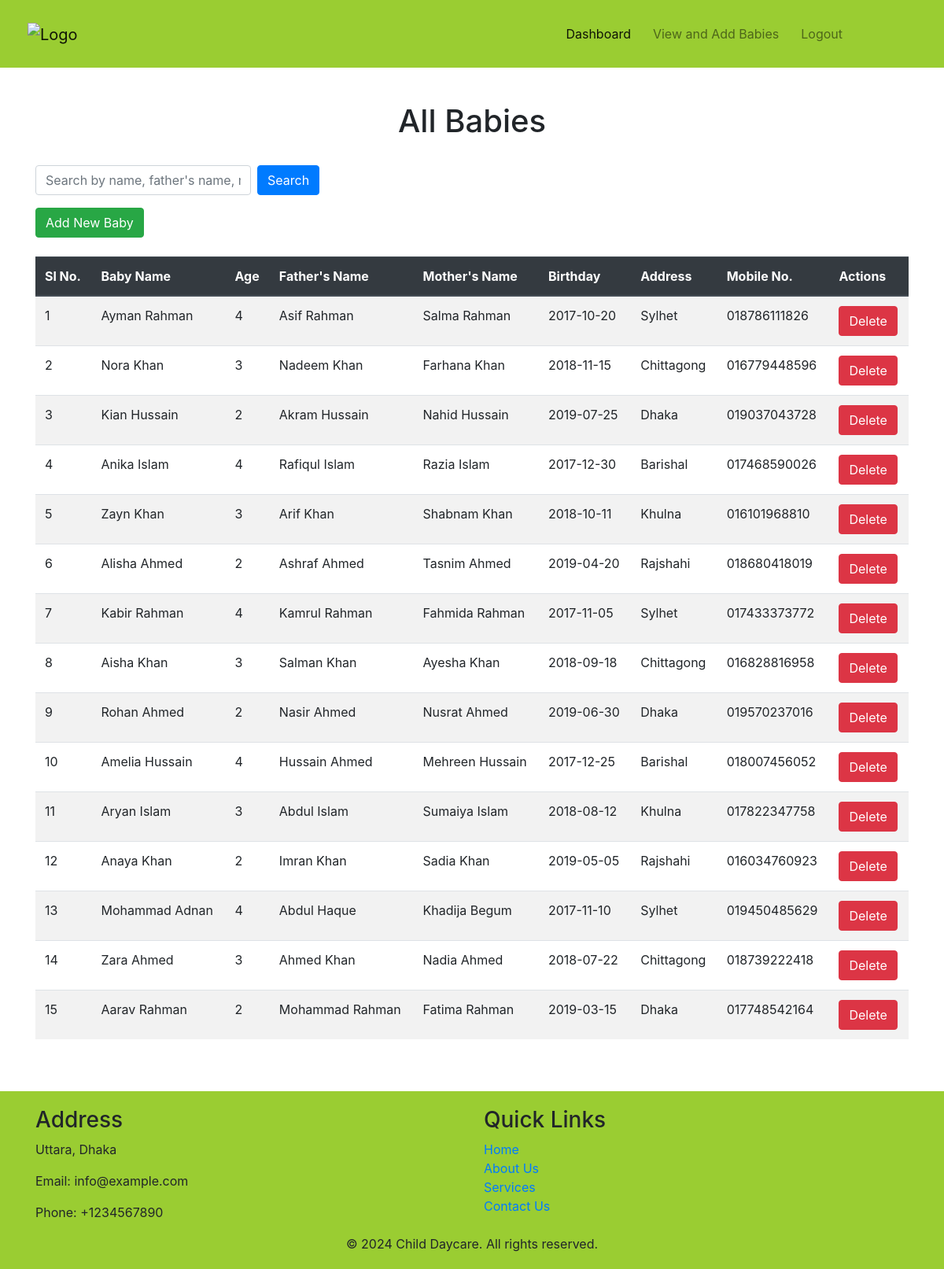
/view.php (signed in), run on the app's committed database.
### tables this page shows
CREATE TABLE `baby` (
  `id` int(11) NOT NULL,
  `name` varchar(100) NOT NULL,
  `qty` int(5) NOT NULL,
  `price` decimal(10,2) NOT NULL,
  `login_id` int(11) NOT NULL,
  `father_name` varchar(255) DEFAULT NULL,
  `mother_name` varchar(255) DEFAULT NULL,
  `birthday` date DEFAULT NULL,
  `address` text,
  `mobile_no` varchar(20) DEFAULT NULL,
  `religion` varchar(50) DEFAULT NULL
);

### view.php (the view, shortened to what this page needs)
<?php
include 'header.php';
include_once("connection.php");
$search = "";
$query = "SELECT * FROM baby WHERE login_id=" . $_SESSION['id'];
$query .= " ORDER BY id DESC";
$result = mysqli_query($mysqli, $query);
?>
<div class="container mt-10" style="margin-top: 130px; min-height:700px;">
    <div class="row">
        <div class="col">
            <h1 class="text-center">All Babies</h1>
            <br>
            <div class="row mb-3">
                <div class="col-md-6">
                    <form action="view.php" method="GET" class="form-inline">
                        <input type="text" name="search"
                            class="form-control mr-2"
                            placeholder="Search by name, father's name, mother's name, birthday, address, or mobile number"
                            value="<?php echo $search; ?>">
                        <button type="submit"
                            class="btn btn-primary">Search</button>
                    </form>
                </div>
            </div>
            <a href="add.php" class="btn btn-success">Add New Baby</a>
            <br><br>
            <table class="table table-striped">
                <thead class="thead-dark">
                    <tr>
                        <th>Sl No.</th>
                        <th>Baby Name</th>
                        <th>Age</th>
                        <th>Father's Name</th>
                        <th>Mother's Name</th>
                        <th>Birthday</th>
                        <th>Address</th>
                        <th>Mobile No.</th>
                        <th>Actions</th>
                    </tr>
                </thead>
                <tbody>
                    <?php
                    $count = 1;
                    while ($res = mysqli_fetch_array($result)) {
                        echo "<tr>";
                        echo "<td>" . $count . "</td>";
                        echo "<td>" . $res['name'] . "</td>";
                        echo "<td>" . $res['qty'] . "</td>";
                        echo "<td>" . $res['father_name'] . "</td>";
                        echo "<td>" . $res['mother_name'] . "</td>";
                        echo "<td>" . $res['birthday'] . "</td>";
                        echo "<td>" . $res['address'] . "</td>";
                        echo "<td>" . $res['mobile_no'] . "</td>";
                        echo "<td>
                            <a href=\"delete.php?id=$res[id]\" class='btn btn-danger' onclick=\"return confirm('Are you sure you want to delete?')\">Delete</a>
                        </td>";
                        echo "</tr>";
                        $count++;
                    }
                    ?>
                </tbody>
            </table>
        </div>
    </div>
</div>
<?php include 'footer.php'; ?>

### style.css (style rules this page uses)
body { margin: auto; height: 500px; }

### data on the page
baby: name "Ayman Rahman", qty "4", father_name "Asif Rahman", mother_name "Salma Rahman", birthday "2017-10-20", address "Sylhet", mobile_no "018786111826"
baby: name "Nora Khan", qty "3", father_name "Nadeem Khan", mother_name "Farhana Khan", birthday "2018-11-15", address "Chittagong", mobile_no "016779448596"
baby: name "Kian Hussain", qty "2", father_name "Akram Hussain", mother_name "Nahid Hussain", birthday "2019-07-25", address "Dhaka", mobile_no "019037043728"
baby: name "Anika Islam", qty "4", father_name "Rafiqul Islam", mother_name "Razia Islam", birthday "2017-12-30", address "Barishal", mobile_no "017468590026"
baby: name "Zayn Khan", qty "3", father_name "Arif Khan", mother_name "Shabnam Khan", birthday "2018-10-11", address "Khulna", mobile_no "016101968810"
baby: name "Alisha Ahmed", qty "2", father_name "Ashraf Ahmed", mother_name "Tasnim Ahmed", birthday "2019-04-20", address "Rajshahi", mobile_no "018680418019"
baby: name "Kabir Rahman", qty "4", father_name "Kamrul Rahman", mother_name "Fahmida Rahman", birthday "2017-11-05", address "Sylhet", mobile_no "017433373772"
baby: name "Aisha Khan", qty "3", father_name "Salman Khan", mother_name "Ayesha Khan", birthday "2018-09-18", address "Chittagong", mobile_no "016828816958"
baby: name "Rohan Ahmed", qty "2", father_name "Nasir Ahmed", mother_name "Nusrat Ahmed", birthday "2019-06-30", address "Dhaka", mobile_no "019570237016"
baby: name "Amelia Hussain", qty "4", father_name "Hussain Ahmed", mother_name "Mehreen Hussain", birthday "2017-12-25", address "Barishal", mobile_no "018007456052"
baby: name "Aryan Islam", qty "3", father_name "Abdul Islam", mother_name "Sumaiya Islam", birthday "2018-08-12", address "Khulna", mobile_no "017822347758"
baby: name "Anaya Khan", qty "2", father_name "Imran Khan", mother_name "Sadia Khan", birthday "2019-05-05", address "Rajshahi", mobile_no "016034760923"
baby: name "Mohammad Adnan", qty "4", father_name "Abdul Haque", mother_name "Khadija Begum", birthday "2017-11-10", address "Sylhet", mobile_no "019450485629"
baby: name "Zara Ahmed", qty "3", father_name "Ahmed Khan", mother_name "Nadia Ahmed", birthday "2018-07-22", address "Chittagong", mobile_no "018739222418"
baby: name "Aarav Rahman", qty "2", father_name "Mohammad Rahman", mother_name "Fatima Rahman", birthday "2019-03-15", address "Dhaka", mobile_no "017748542164"
